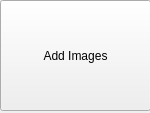
<?xml version="1.0" encoding="UTF-8"?>
<ui version="4.0">
 <class>AddCollageImagesButton</class>
 <widget class="QWidget" name="AddCollageImagesButton">
  <property name="geometry">
   <rect>
    <x>0</x>
    <y>0</y>
    <width>150</width>
    <height>113</height>
   </rect>
  </property>
  <property name="minimumSize">
   <size>
    <width>150</width>
    <height>113</height>
   </size>
  </property>
  <property name="windowTitle">
   <string>Form</string>
  </property>
  <widget class="QPushButton" name="pushButton">
   <property name="geometry">
    <rect>
     <x>0</x>
     <y>0</y>
     <width>151</width>
     <height>111</height>
    </rect>
   </property>
   <property name="text">
    <string>Add Images</string>
   </property>
  </widget>
 </widget>
 <resources/>
 <connections/>
</ui>
